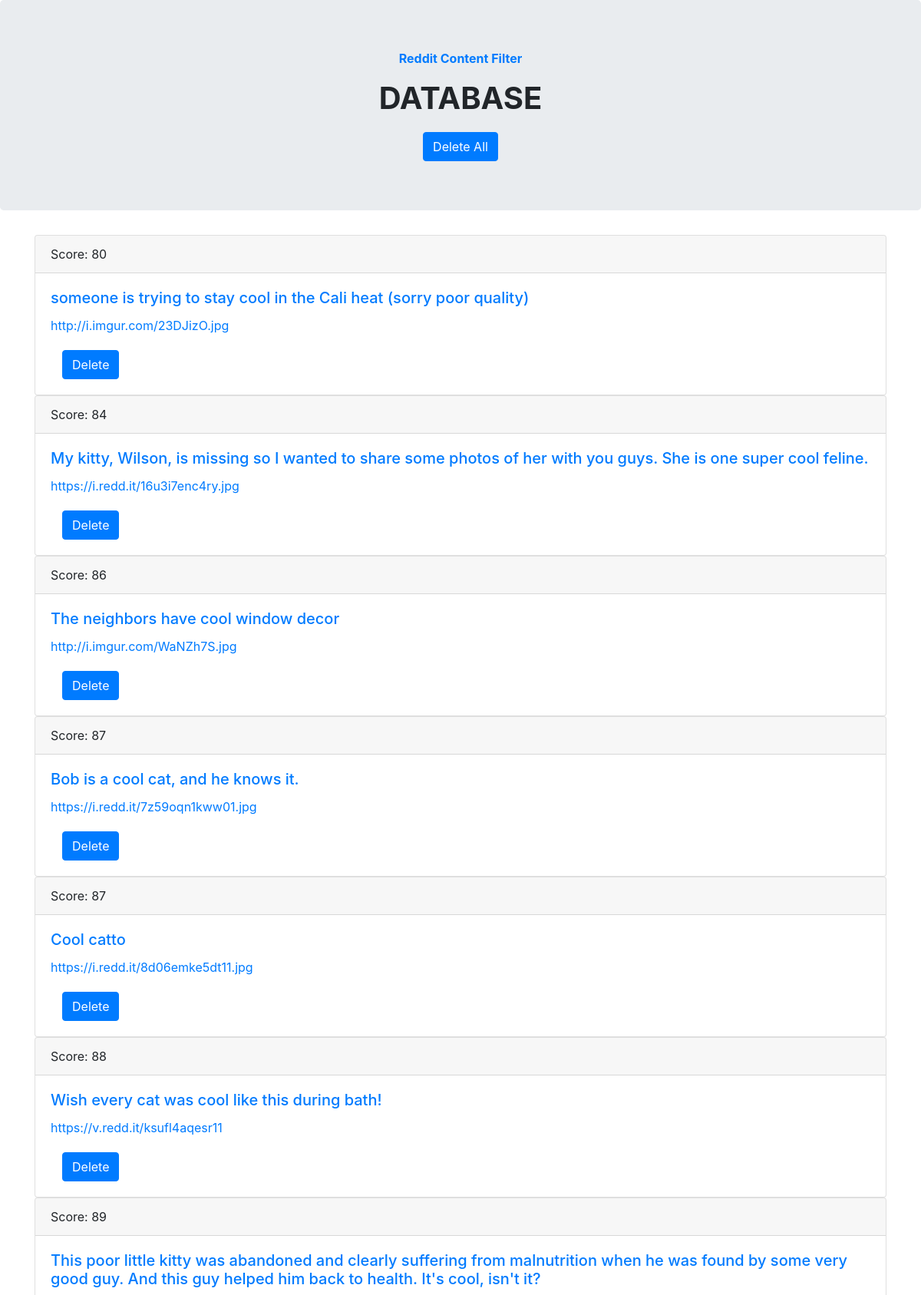
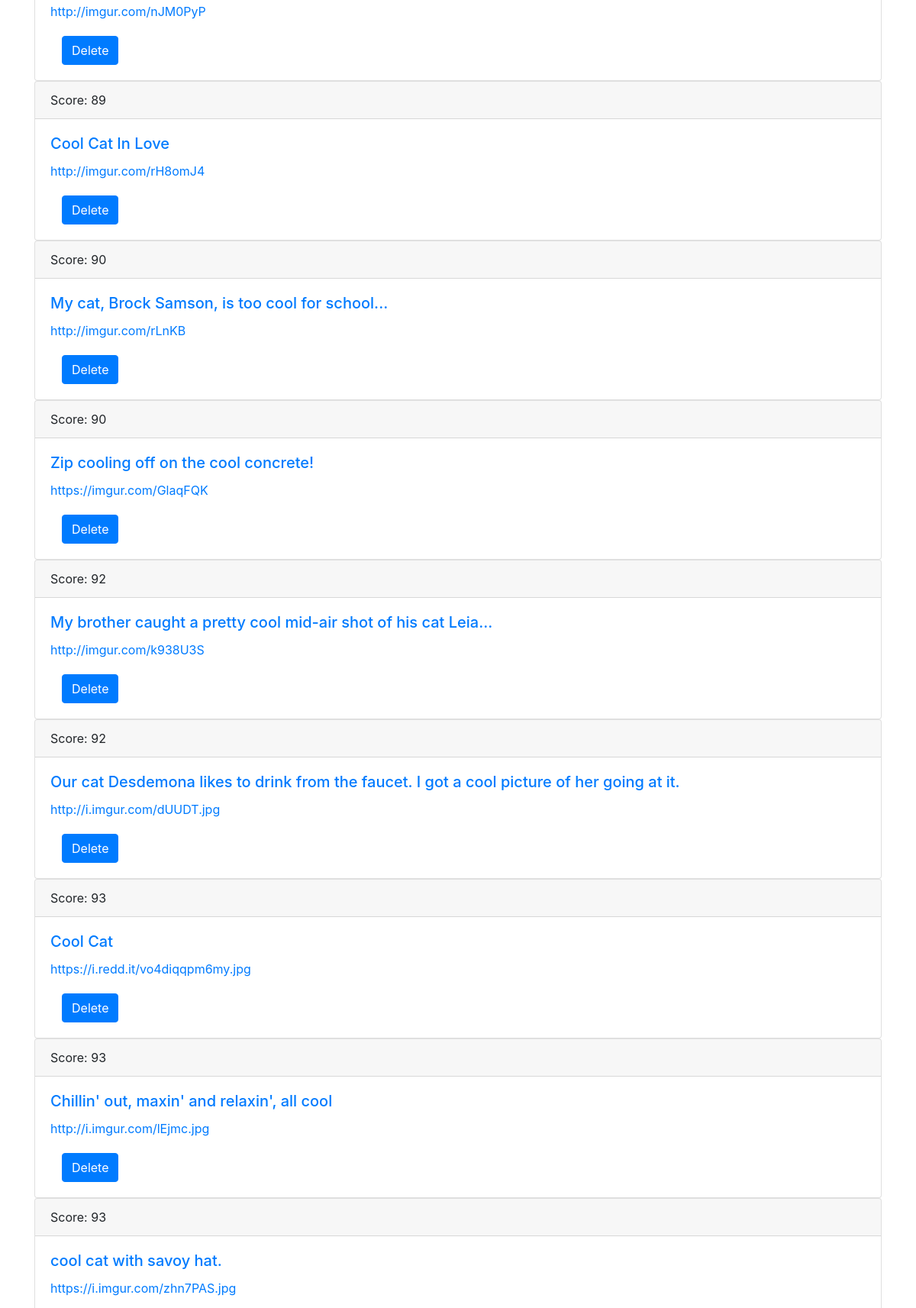
Screenshot of /savedPosts (upper part) with the database file from the repository (2 pictures, top to bottom).
### models.py (models this page shows, shortened)
class Post(db.Model):
    databaseID = db.Column(db.Integer, primary_key=True, autoincrement=True)
    title = db.Column(db.String(80), nullable=False)
    score = db.Column(db.Integer)
    redditID = db.Column(db.String(80))
    url = db.Column(db.String(300), nullable=False)
    comments = db.Column(db.String(40000))
    created = db.Column(db.String(80))
    body = db.Column(db.String(40000))
    media = db.Column(db.String(300))

### app.py (the view)
@app.route("/savedPosts")
def dbInterface():
    posts = Post.query.order_by(Post.score).all()
    return render_template("savedPosts.html", posts=posts)

### templates/savedPosts.html (shortened to what this page needs)
<!doctype html>
<html lang="en">
<head>
	<link rel="stylesheet" href="https://maxcdn.bootstrapcdn.com/bootstrap/4.0.0/css/bootstrap.min.css"
>
</head>
<body>
	<div class="jumbotron align-items-center justify-content-center text-center">
		<div class="container">
			<a class="font-weight-bold" href="/home">
				<p>Reddit Content Filter</p>
			</a>
		</div>
		<h1 class="text-uppercase font-weight-bold" style="margin-bottom: 20px;">Database</h1>
		<form action="/deleteAll" , method="post">
			<div class="container">
				<button type="submit" class="btn btn-primary">Delete All</button>
			</div>
		</form>
	</div>
	{% for post in posts %}
	<div class="container">
		<div class="card">
			<div class="card-header">Score: {{ post["score"] }}</div>
			<div class="card-body">
				<div class="card-text">
					<h5 class="card-title">
						<a href="url: {{ post["url"] }}">{{ post["title"] }}</a>
					</h5>
					<p class="card-text" style="margin-bottom: 20px;">
						{% if post["body"] != '' %}
						{{ post["body"][0:232] }}
						{% if post["body"] | length > 232 %}
						...
						{% endif %}
						{% else %}
						<a href="{{ post["media"] }}">
							{{ post["media"] }}
						</a>
						{% endif %}
					</p>
				</div>
				<form action="/deletePost/{{ post["databaseID"] }}" method="post">
					<div class="container">
						<button type="submit" class="btn btn-primary">Delete</button>
					</div>
				</form>
			</div>
		</div>
	</div>
	{% endfor %}
</body>
</html>

### rows the page displays
Post: score "80", title "someone is trying to stay cool in the Cali heat (sorry poor quality)", media "http://i.imgur.com/23DJizO.jpg"
Post: score "84", title "My kitty, Wilson, is missing so I wanted to share some photos of her with you guys. She is one super cool feline.", media "https://i.redd.it/16u3i7enc4ry.jpg"
Post: score "86", title "The neighbors have cool window decor", media "http://i.imgur.com/WaNZh7S.jpg"
Post: score "87", title "Bob is a cool cat, and he knows it.", media "https://i.redd.it/7z59oqn1kww01.jpg"
Post: score "87", title "Cool catto", media "https://i.redd.it/8d06emke5dt11.jpg"
Post: score "88", title "Wish every cat was cool like this during bath!", media "https://v.redd.it/ksufl4aqesr11"
Post: score "89", title "This poor little kitty was abandoned and clearly suffering from malnutrition when he was found by some very good guy. And this guy helped him back to health. It's cool, isn't it?", media "http://imgur.com/nJM0PyP"
Post: score "89", title "Cool Cat In Love", media "http://imgur.com/rH8omJ4"
Post: score "90", title "My cat, Brock Samson, is too cool for school...", media "http://imgur.com/rLnKB"
Post: score "90", title "Zip cooling off on the cool concrete!", media "https://imgur.com/GlaqFQK"
Post: score "92", title "My brother caught a pretty cool mid-air shot of his cat Leia...", media "http://imgur.com/k938U3S"
Post: score "92", title "Our cat Desdemona likes to drink from the faucet. I got a cool picture of her going at it.", media "http://i.imgur.com/dUUDT.jpg"
Post: score "93", title "Cool Cat", media "https://i.redd.it/vo4diqqpm6my.jpg"
Post: score "93", title "Chillin' out, maxin' and relaxin', all cool", media "http://i.imgur.com/lEjmc.jpg"
Post: score "93", title "cool cat with savoy hat.", media "https://i.imgur.com/zhn7PAS.jpg"
